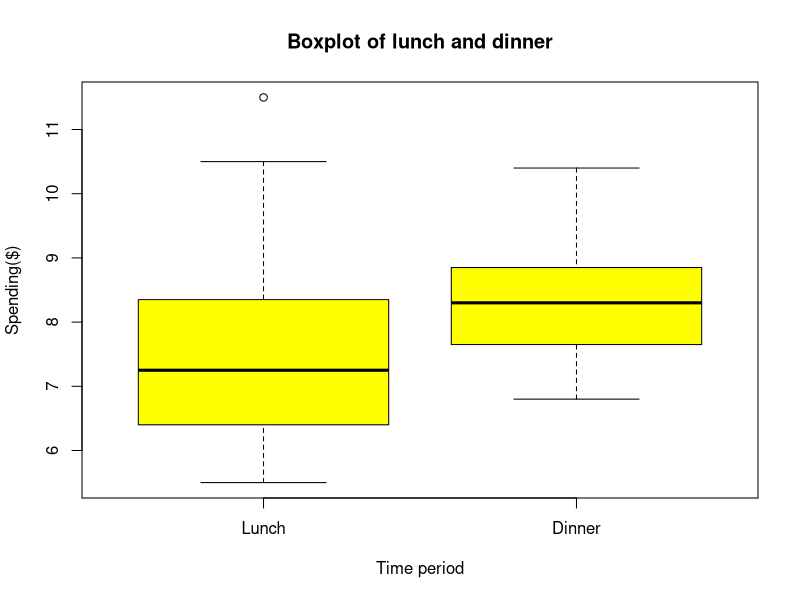

This figure's R source:
## ---- chunk 1
lunch <- c(7.2, 6.4, 8.2, 6.3, 7.9, 10.5, 5.5, 6.2, 7.5, 6.8, 8.5, 7.3, 
           7.0, 11.5, 8.5, 6.4)

t.test(lunch,alternative = 'two.sided',conf.level = 0.95)

## ---- chunk 2
prop.test(3664, 6543, alternative = 'two.sided',
          conf.level = 0.95, correct = FALSE)  # do not use continuity correction 
## ---- chunk 3
lunch
result1 <- t.test(lunch, alternative = 'two.sided', mu = 6, conf.level = 0.95)
result1
## ---- chunk 4
result2 <- prop.test(185, 500, p =0.3333, alternative = 'two.sided', conf.level = 0.95, correct = FALSE)
result2

a <- (0.37-0.3333)/sqrt(0.3333*(1-0.3333)/500)
a^2 # to find the statistic by normal standardization 
## ---- chunk 5
dinner <- c(8.3, 6.8, 8.0, 7.5, 8.3, 10.2, 8.5, 7.4, 8.5, 7.8, 8.3, 8.3, 9.2, 10.4, 9.5, 7.4)

result3 <- t.test(lunch, dinner, alternative = 'two.sided',conf.level = 0.95, var.equal = TRUE, mu = 0)
result3

boxplot(lunch, dinner, main = "Boxplot of lunch and dinner", names = c("Lunch", "Dinner"), col = 'yellow',xlab = "Time period", ylab="Spending($)")

## ---- chunk 6
result4 <- t.test(lunch, dinner, alternative = 'two.sided',conf.level = 0.95, var.equal = FALSE, mu = 0)
result4

## ---- chunk 7
result5 <- prop.test(c(136,224), c(240,260), alternative = 'two.sided', 
                     conf.level = 0.99, correct = FALSE)
result5
## ---- chunk 8
branch1 <- c(4.2, 4.5, 4.6, 4.7, 5.2, 6.1, 7.2, 8.9, 5.6, 6.9,
5.7, 6.5, 7.1, 4.9, 5.8, 6.3, 6.2, 6.9, 7.6, 6.5)
branch2 <- c(5.1, 5.6, 6.6, 4.7, 5.9, 6.7, 6.2, 7.9, 7.6, 7.9,
5.9, 7.5, 7.4, 5.7, 6.7, 6.4, 7.7, 7.6, 8.6, 7.3)

result6 <- t.test(branch1, branch2, mu = 0, alternative = 'two.sided', conf.level = 0.95, var.equal = TRUE)
result6


## ---- chunk 9
result6
## ---- chunk 10
result7 <- t.test(branch1, branch2, mu = 0, alternative = 'two.sided', conf.level = 0.95, var.equal = FALSE)
result7
## ---- chunk 11
male.yes <- round(0.5 * 450,digits = 0)
female.yes <- round(0.42 * 550,digits = 0)
result8 <- prop.test(c(male.yes,female.yes) ,n = c(450, 550), alternative = 'two.sided', conf.level = 0.95, correct = FALSE) 
result8

## ---- chunk 12
result8
